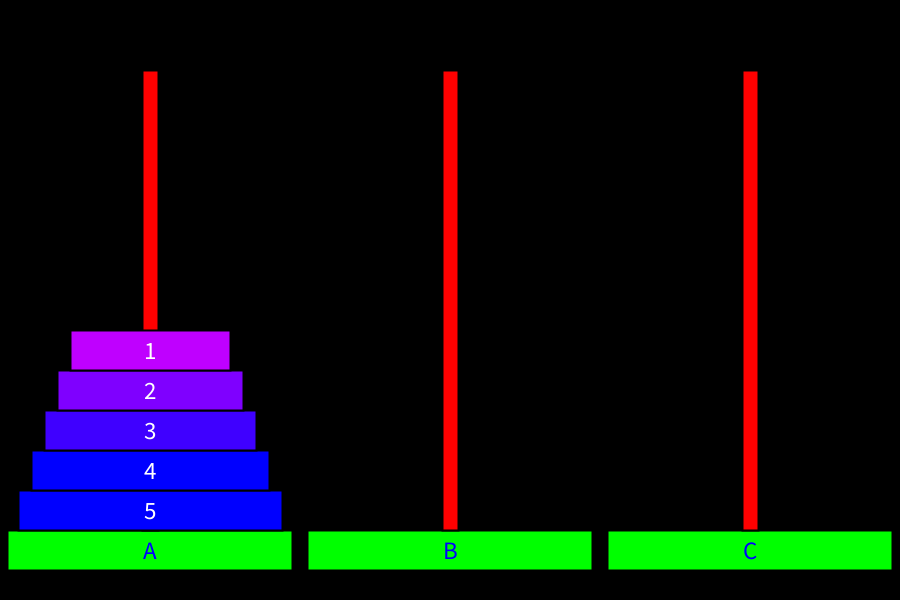
Frame 1 (no input)
Frame 60 (the mouse pressed at the canvas centre just before this capture): identical to frame 1, image omitted
Frame 120 (the mouse held since frame 60 and released just before this capture): identical to frame 1, image omitted

The Processing sketch that drew this single still picture (run headless with seeded random() and noise(); from frame 60 on, the mouse is pressed at the canvas centre):

// Processing sketch: Tower_Of_Hanoi
// ── Tower_Of_Hanoi.pde
String[] soln;
final char s = 'A', d = 'C', h = 'B';
int maxDisks;
Tower[] towers = new Tower[3];
Disk[] disks;
Disk current;
boolean startSolving, done;
int solnIndex;
void setup() {
  size(900, 600);
  maxDisks = 5;
  soln = new String[0];
  solveTower(maxDisks, s, d, h);
  solnIndex = 0;
  println(soln.length);
  towers[0] = new Tower(s);
  towers[1] = new Tower(h);
  towers[2] = new Tower(d);
  disks = new Disk[maxDisks];
  for (int i = 0; i < disks.length; i++) {
    disks[i] = new Disk(maxDisks-i, towers[0]);
  }
}

void draw() {
  background(0);
  drawTowers();
  moveAndDrawDisks();
  startMovement();
}

void startMovement() {
  if (startSolving && solnIndex < soln.length && !current.isMoving) {
    String moveLoc = soln[solnIndex];
    int number = Integer.valueOf(moveLoc.substring(0, 1));
    int index = maxDisks - number;
    char moveTo = moveLoc.charAt(1);
    current = disks[index];
    current.moveDisk(moveTo);
    solnIndex++;
  }
  //done = true;
}

void moveAndDrawDisks() {
  for (Disk curr : disks) {
    curr.lerpToTower();
    curr.drawDisk();
  }
}

void drawTowers() {
  for (Tower curr : towers) {
    curr.drawTower();
  }
}

void solveTower(int n, char source, char destination, char helper) {
  if (n==1) {
    soln = (String[]) append(soln, String.format("%d%c", n, destination));
    //println("Move disk " + n + " from " + source + " to " + destination);
  } else {
    solveTower(n-1, source, helper, destination);
    soln = (String[]) append(soln, String.format("%d%c", n, destination));
    solveTower(n-1, helper, destination, source);
  }
}

void keyPressed() {
  if (key==' ') {
    startSolving  = true;
    current = disks[maxDisks-1];
  }
}

// ── Disk.pde
class Disk { //<>//
  int num;
  Tower start;
  int radius;
  char name;
  PVector location;
  PVector[] destinations;
  float diskHeight, step;
  boolean isMoving;
  int dest = 0;

  Disk (int num, Tower setTo) {
    this.num = num;
    start = setTo;
    radius = int(start.baseWidth - ((maxDisks-num)*13 + 10));
    name = start.getTowerName();
    location = start.getAvailableLoc();
    destinations = new PVector[3];
    start.addedDisk();
    diskHeight = start.baseHeight;
    step = .1;
  }

  void setDisk(Tower toSetTo) {
    start = toSetTo;
    destinations[destinations.length-1] = start.getAvailableLoc();
    destinations[0] = new PVector(location.x, height/2-start.towerHeight-(diskHeight+5));
    destinations[1] = new PVector(start.location.x, destinations[0].y);
    start.addedDisk();
  }

  void lerpToTower() {
    if (destinations[dest]!=null) {
      if (destinations[dest].equals(location)) {
        destinations[dest]=null;
        if (dest == destinations.length-1) {
          isMoving = false;
          dest=0;
        } else { 
          dest++;
        }
        step = .1;
      } else {
        location.lerp(destinations[dest], step);
        if (step<.5)
          step+=.1;
      }
    }
  }

  void drawDisk() {
    rectMode(RADIUS);
    fill(map(maxDisks-num, 1, maxDisks, 0, 255), 0, 255);
    strokeWeight(2);
    rect(location.x, location.y, radius, diskHeight);
    fill(255);
    textSize(diskHeight*1.25);
    textAlign(CENTER, CENTER);
    text(num, location.x, location.y);
  }

  void moveDisk(char moveTo) {
    isMoving = true;
    start.removedDisk();
    Tower whereToMove = (moveTo==s) ? towers[0] : (moveTo==h) ? towers[1] : towers[2];
    setDisk(whereToMove);
  }
}

// ── Tower.pde
class Tower {
  PVector location, toPutDisk;
  char name;
  float towerHeight, baseWidth, baseHeight;
  Tower (char name) {
    this.name = name;
    switch (name) {
    case s : 
      location = new PVector(width/6, height-50);
      break;
    case d :
      location = new PVector(2*width/3 + width/6, height-50);
      break;
    case h : 
      location = new PVector(width/3 + width/6, height-50);
      break;
    }
    baseWidth = width/6.3;
    baseHeight = 20;
    towerHeight = (location.y-baseHeight)-height/2;
    toPutDisk = new PVector(location.x, location.y-baseHeight*2);
  }

  void drawTower() {
    rectMode(RADIUS);
    fill(0, 255, 0);
    //stroke(0, 0, 255);
    strokeWeight(2);    
    rect(location.x, location.y, baseWidth, baseHeight);
    fill(255, 0, 0);
    rect(location.x, height/2, 8, towerHeight);
    textAlign(CENTER, CENTER);
    fill(0, 0, 255);
    textSize(baseHeight*1.25);
    text(name, location.x, location.y);
  }
  
  void addedDisk() {
   toPutDisk = new PVector(toPutDisk.x, toPutDisk.y-baseHeight*2); 
  }
  
  void removedDisk() {
   toPutDisk = new PVector(toPutDisk.x, toPutDisk.y+baseHeight*2); 
  }
  
  PVector getAvailableLoc() {
   return toPutDisk.copy(); 
  }
  
  char getTowerName() {
   return name; 
  }
}
